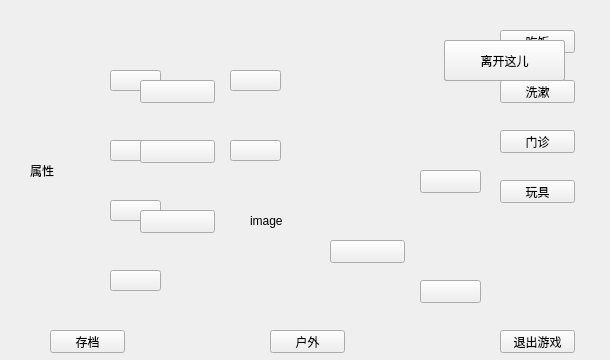
<?xml version="1.0" encoding="UTF-8"?>
<ui version="4.0">
 <class>home</class>
 <widget class="QWidget" name="home">
  <property name="geometry">
   <rect>
    <x>0</x>
    <y>0</y>
    <width>610</width>
    <height>360</height>
   </rect>
  </property>
  <property name="sizePolicy">
   <sizepolicy hsizetype="Fixed" vsizetype="Fixed">
    <horstretch>0</horstretch>
    <verstretch>0</verstretch>
   </sizepolicy>
  </property>
  <property name="minimumSize">
   <size>
    <width>610</width>
    <height>360</height>
   </size>
  </property>
  <property name="maximumSize">
   <size>
    <width>610</width>
    <height>360</height>
   </size>
  </property>
  <property name="windowTitle">
   <string>pet</string>
  </property>
  <widget class="QPushButton" name="exitbutton">
   <property name="geometry">
    <rect>
     <x>500</x>
     <y>330</y>
     <width>75</width>
     <height>23</height>
    </rect>
   </property>
   <property name="cursor">
    <cursorShape>PointingHandCursor</cursorShape>
   </property>
   <property name="styleSheet">
    <string notr="true">border-image: url(:/image/button.png);</string>
   </property>
   <property name="text">
    <string>退出游戏</string>
   </property>
  </widget>
  <widget class="QPushButton" name="outdoorbutton">
   <property name="geometry">
    <rect>
     <x>270</x>
     <y>330</y>
     <width>75</width>
     <height>23</height>
    </rect>
   </property>
   <property name="cursor">
    <cursorShape>PointingHandCursor</cursorShape>
   </property>
   <property name="styleSheet">
    <string notr="true">border-image: url(:/image/button.png);</string>
   </property>
   <property name="text">
    <string>户外</string>
   </property>
  </widget>
  <widget class="QPushButton" name="savebutton">
   <property name="geometry">
    <rect>
     <x>50</x>
     <y>330</y>
     <width>75</width>
     <height>23</height>
    </rect>
   </property>
   <property name="cursor">
    <cursorShape>PointingHandCursor</cursorShape>
   </property>
   <property name="styleSheet">
    <string notr="true">border-image: url(:/image/button.png);</string>
   </property>
   <property name="text">
    <string>存档</string>
   </property>
  </widget>
  <widget class="QWidget" name="widget" native="true">
   <property name="geometry">
    <rect>
     <x>0</x>
     <y>-30</y>
     <width>611</width>
     <height>391</height>
    </rect>
   </property>
   <property name="styleSheet">
    <string notr="true">border-image: url(:/image/homein.gif);</string>
   </property>
  </widget>
  <widget class="QLabel" name="statuslabel">
   <property name="geometry">
    <rect>
     <x>30</x>
     <y>30</y>
     <width>181</width>
     <height>281</height>
    </rect>
   </property>
   <property name="styleSheet">
    <string notr="true">border-image: url(:/image/frame.jpg);
font: 12pt &quot;幼圆&quot;;</string>
   </property>
   <property name="text">
    <string>属性</string>
   </property>
  </widget>
  <widget class="QLabel" name="imagelabel">
   <property name="geometry">
    <rect>
     <x>250</x>
     <y>130</y>
     <width>181</width>
     <height>181</height>
    </rect>
   </property>
   <property name="text">
    <string>image</string>
   </property>
  </widget>
  <widget class="QWidget" name="bathroomwidget" native="true">
   <property name="geometry">
    <rect>
     <x>0</x>
     <y>0</y>
     <width>610</width>
     <height>360</height>
    </rect>
   </property>
   <property name="styleSheet">
    <string notr="true">border-image: url(:/image/bathroom.gif);</string>
   </property>
   <widget class="QPushButton" name="backbutton2">
    <property name="geometry">
     <rect>
      <x>444</x>
      <y>40</y>
      <width>121</width>
      <height>41</height>
     </rect>
    </property>
    <property name="cursor">
     <cursorShape>PointingHandCursor</cursorShape>
    </property>
    <property name="styleSheet">
     <string notr="true">border-image: url(:/image/button.png);</string>
    </property>
    <property name="text">
     <string>离开这儿</string>
    </property>
   </widget>
   <widget class="QLabel" name="label_3">
    <property name="geometry">
     <rect>
      <x>400</x>
      <y>100</y>
      <width>171</width>
      <height>221</height>
     </rect>
    </property>
    <property name="styleSheet">
     <string notr="true">border-image: url(:/image/box.png);</string>
    </property>
    <property name="text">
     <string/>
    </property>
   </widget>
   <widget class="QLabel" name="shampoo">
    <property name="geometry">
     <rect>
      <x>490</x>
      <y>140</y>
      <width>71</width>
      <height>61</height>
     </rect>
    </property>
    <property name="styleSheet">
     <string notr="true">border-image: url(:/image/shampoo.png);</string>
    </property>
    <property name="text">
     <string/>
    </property>
   </widget>
   <widget class="QLabel" name="soap">
    <property name="geometry">
     <rect>
      <x>480</x>
      <y>250</y>
      <width>91</width>
      <height>71</height>
     </rect>
    </property>
    <property name="styleSheet">
     <string notr="true">border-image: url(:/image/soap.png);</string>
    </property>
    <property name="text">
     <string/>
    </property>
   </widget>
   <widget class="QPushButton" name="shampoobutton">
    <property name="geometry">
     <rect>
      <x>420</x>
      <y>170</y>
      <width>61</width>
      <height>23</height>
     </rect>
    </property>
    <property name="cursor">
     <cursorShape>PointingHandCursor</cursorShape>
    </property>
    <property name="styleSheet">
     <string notr="true">border-image: url(:/image/button.png);</string>
    </property>
    <property name="text">
     <string/>
    </property>
   </widget>
   <widget class="QPushButton" name="soapbutton">
    <property name="geometry">
     <rect>
      <x>420</x>
      <y>280</y>
      <width>61</width>
      <height>23</height>
     </rect>
    </property>
    <property name="cursor">
     <cursorShape>PointingHandCursor</cursorShape>
    </property>
    <property name="styleSheet">
     <string notr="true">border-image: url(:/image/button.png);</string>
    </property>
    <property name="text">
     <string/>
    </property>
   </widget>
   <widget class="QLabel" name="textbathroom">
    <property name="geometry">
     <rect>
      <x>180</x>
      <y>30</y>
      <width>181</width>
      <height>101</height>
     </rect>
    </property>
    <property name="styleSheet">
     <string notr="true">border-image: url(:/image/txeta.png);</string>
    </property>
    <property name="text">
     <string/>
    </property>
   </widget>
  </widget>
  <widget class="QWidget" name="restaurantwidget" native="true">
   <property name="geometry">
    <rect>
     <x>0</x>
     <y>0</y>
     <width>610</width>
     <height>360</height>
    </rect>
   </property>
   <property name="styleSheet">
    <string notr="true">border-image: url(:/image/restaurant.gif);</string>
   </property>
   <widget class="QLabel" name="label_2">
    <property name="geometry">
     <rect>
      <x>40</x>
      <y>30</y>
      <width>200</width>
      <height>280</height>
     </rect>
    </property>
    <property name="styleSheet">
     <string notr="true">border-image: url(:/image/box.png);</string>
    </property>
    <property name="text">
     <string/>
    </property>
   </widget>
   <widget class="QPushButton" name="backbutton1">
    <property name="geometry">
     <rect>
      <x>444</x>
      <y>40</y>
      <width>121</width>
      <height>41</height>
     </rect>
    </property>
    <property name="cursor">
     <cursorShape>PointingHandCursor</cursorShape>
    </property>
    <property name="styleSheet">
     <string notr="true">border-image: url(:/image/button.png);</string>
    </property>
    <property name="text">
     <string>离开这儿</string>
    </property>
   </widget>
   <widget class="QLabel" name="beer">
    <property name="geometry">
     <rect>
      <x>30</x>
      <y>10</y>
      <width>81</width>
      <height>101</height>
     </rect>
    </property>
    <property name="styleSheet">
     <string notr="true">border-image: url(:/image/beer.gif);</string>
    </property>
    <property name="text">
     <string/>
    </property>
   </widget>
   <widget class="QLabel" name="apple">
    <property name="geometry">
     <rect>
      <x>160</x>
      <y>40</y>
      <width>71</width>
      <height>81</height>
     </rect>
    </property>
    <property name="styleSheet">
     <string notr="true">border-image: url(:/image/apple.gif);
</string>
    </property>
    <property name="text">
     <string/>
    </property>
   </widget>
   <widget class="QLabel" name="hamburger">
    <property name="geometry">
     <rect>
      <x>170</x>
      <y>120</y>
      <width>51</width>
      <height>61</height>
     </rect>
    </property>
    <property name="styleSheet">
     <string notr="true">border-image: url(:/image/hamburger.gif);</string>
    </property>
    <property name="text">
     <string/>
    </property>
   </widget>
   <widget class="QLabel" name="bbq">
    <property name="geometry">
     <rect>
      <x>40</x>
      <y>110</y>
      <width>61</width>
      <height>61</height>
     </rect>
    </property>
    <property name="styleSheet">
     <string notr="true">border-image: url(:/image/bbq.gif);</string>
    </property>
    <property name="text">
     <string/>
    </property>
   </widget>
   <widget class="QLabel" name="kfc">
    <property name="geometry">
     <rect>
      <x>40</x>
      <y>180</y>
      <width>61</width>
      <height>51</height>
     </rect>
    </property>
    <property name="styleSheet">
     <string notr="true">border-image: url(:/image/kfc.png);</string>
    </property>
    <property name="text">
     <string/>
    </property>
   </widget>
   <widget class="QLabel" name="icecream">
    <property name="geometry">
     <rect>
      <x>50</x>
      <y>240</y>
      <width>41</width>
      <height>61</height>
     </rect>
    </property>
    <property name="styleSheet">
     <string notr="true">border-image: url(:/image/icecream.gif);</string>
    </property>
    <property name="text">
     <string/>
    </property>
   </widget>
   <widget class="QPushButton" name="beerbutton">
    <property name="geometry">
     <rect>
      <x>110</x>
      <y>70</y>
      <width>51</width>
      <height>21</height>
     </rect>
    </property>
    <property name="cursor">
     <cursorShape>PointingHandCursor</cursorShape>
    </property>
    <property name="styleSheet">
     <string notr="true">border-image: url(:/image/button.png);</string>
    </property>
    <property name="text">
     <string/>
    </property>
   </widget>
   <widget class="QPushButton" name="applebutton">
    <property name="geometry">
     <rect>
      <x>230</x>
      <y>70</y>
      <width>51</width>
      <height>21</height>
     </rect>
    </property>
    <property name="cursor">
     <cursorShape>PointingHandCursor</cursorShape>
    </property>
    <property name="styleSheet">
     <string notr="true">border-image: url(:/image/button.png);</string>
    </property>
    <property name="text">
     <string/>
    </property>
   </widget>
   <widget class="QPushButton" name="bbqbutton">
    <property name="geometry">
     <rect>
      <x>110</x>
      <y>140</y>
      <width>51</width>
      <height>21</height>
     </rect>
    </property>
    <property name="cursor">
     <cursorShape>PointingHandCursor</cursorShape>
    </property>
    <property name="styleSheet">
     <string notr="true">border-image: url(:/image/button.png);</string>
    </property>
    <property name="text">
     <string/>
    </property>
   </widget>
   <widget class="QPushButton" name="hamburgerbutton">
    <property name="geometry">
     <rect>
      <x>230</x>
      <y>140</y>
      <width>51</width>
      <height>21</height>
     </rect>
    </property>
    <property name="cursor">
     <cursorShape>PointingHandCursor</cursorShape>
    </property>
    <property name="styleSheet">
     <string notr="true">border-image: url(:/image/button.png);</string>
    </property>
    <property name="text">
     <string/>
    </property>
   </widget>
   <widget class="QPushButton" name="icecreambutton">
    <property name="geometry">
     <rect>
      <x>110</x>
      <y>270</y>
      <width>51</width>
      <height>21</height>
     </rect>
    </property>
    <property name="cursor">
     <cursorShape>PointingHandCursor</cursorShape>
    </property>
    <property name="styleSheet">
     <string notr="true">border-image: url(:/image/button.png);</string>
    </property>
    <property name="text">
     <string/>
    </property>
   </widget>
   <widget class="QPushButton" name="kfcbutton">
    <property name="geometry">
     <rect>
      <x>110</x>
      <y>200</y>
      <width>51</width>
      <height>21</height>
     </rect>
    </property>
    <property name="cursor">
     <cursorShape>PointingHandCursor</cursorShape>
    </property>
    <property name="styleSheet">
     <string notr="true">border-image: url(:/image/button.png);</string>
    </property>
    <property name="text">
     <string/>
    </property>
   </widget>
   <widget class="QLabel" name="textrestaurant">
    <property name="geometry">
     <rect>
      <x>410</x>
      <y>100</y>
      <width>181</width>
      <height>101</height>
     </rect>
    </property>
    <property name="styleSheet">
     <string notr="true">border-image: url(:/image/txetb.png);</string>
    </property>
    <property name="text">
     <string/>
    </property>
   </widget>
  </widget>
  <widget class="QPushButton" name="restaurantbutton">
   <property name="geometry">
    <rect>
     <x>500</x>
     <y>30</y>
     <width>75</width>
     <height>23</height>
    </rect>
   </property>
   <property name="cursor">
    <cursorShape>PointingHandCursor</cursorShape>
   </property>
   <property name="styleSheet">
    <string notr="true">border-image: url(:/image/button.png);</string>
   </property>
   <property name="text">
    <string>吃饭</string>
   </property>
  </widget>
  <widget class="QPushButton" name="bathroombutton">
   <property name="geometry">
    <rect>
     <x>500</x>
     <y>80</y>
     <width>75</width>
     <height>23</height>
    </rect>
   </property>
   <property name="cursor">
    <cursorShape>PointingHandCursor</cursorShape>
   </property>
   <property name="styleSheet">
    <string notr="true">border-image: url(:/image/button.png);</string>
   </property>
   <property name="text">
    <string>洗漱</string>
   </property>
  </widget>
  <widget class="QWidget" name="hospitalwidget" native="true">
   <property name="geometry">
    <rect>
     <x>0</x>
     <y>0</y>
     <width>610</width>
     <height>360</height>
    </rect>
   </property>
   <property name="styleSheet">
    <string notr="true">border-image: url(:/image/hospital.gif);</string>
   </property>
   <widget class="QLabel" name="label_4">
    <property name="geometry">
     <rect>
      <x>290</x>
      <y>120</y>
      <width>161</width>
      <height>201</height>
     </rect>
    </property>
    <property name="styleSheet">
     <string notr="true">border-image: url(:/image/box.png);</string>
    </property>
    <property name="text">
     <string/>
    </property>
   </widget>
   <widget class="QPushButton" name="backbutton3">
    <property name="geometry">
     <rect>
      <x>444</x>
      <y>40</y>
      <width>121</width>
      <height>41</height>
     </rect>
    </property>
    <property name="cursor">
     <cursorShape>PointingHandCursor</cursorShape>
    </property>
    <property name="styleSheet">
     <string notr="true">border-image: url(:/image/button.png);</string>
    </property>
    <property name="text">
     <string>离开这儿</string>
    </property>
   </widget>
   <widget class="QLabel" name="medicine">
    <property name="geometry">
     <rect>
      <x>330</x>
      <y>150</y>
      <width>91</width>
      <height>91</height>
     </rect>
    </property>
    <property name="styleSheet">
     <string notr="true">border-image: url(:/image/medicine.png);</string>
    </property>
    <property name="text">
     <string/>
    </property>
   </widget>
   <widget class="QPushButton" name="medicinebutton">
    <property name="geometry">
     <rect>
      <x>330</x>
      <y>240</y>
      <width>75</width>
      <height>23</height>
     </rect>
    </property>
    <property name="cursor">
     <cursorShape>PointingHandCursor</cursorShape>
    </property>
    <property name="styleSheet">
     <string notr="true">border-image: url(:/image/button.png);</string>
    </property>
    <property name="text">
     <string/>
    </property>
   </widget>
   <widget class="QLabel" name="texthospital">
    <property name="geometry">
     <rect>
      <x>40</x>
      <y>30</y>
      <width>181</width>
      <height>101</height>
     </rect>
    </property>
    <property name="styleSheet">
     <string notr="true">border-image: url(:/image/txeta.png);</string>
    </property>
    <property name="text">
     <string/>
    </property>
   </widget>
  </widget>
  <widget class="QPushButton" name="hospitalbutton">
   <property name="geometry">
    <rect>
     <x>500</x>
     <y>130</y>
     <width>75</width>
     <height>23</height>
    </rect>
   </property>
   <property name="cursor">
    <cursorShape>PointingHandCursor</cursorShape>
   </property>
   <property name="styleSheet">
    <string notr="true">border-image: url(:/image/button.png);</string>
   </property>
   <property name="text">
    <string>门诊</string>
   </property>
  </widget>
  <widget class="QPushButton" name="toybutton">
   <property name="geometry">
    <rect>
     <x>500</x>
     <y>180</y>
     <width>75</width>
     <height>23</height>
    </rect>
   </property>
   <property name="cursor">
    <cursorShape>PointingHandCursor</cursorShape>
   </property>
   <property name="styleSheet">
    <string notr="true">border-image: url(:/image/button.png);</string>
   </property>
   <property name="text">
    <string>玩具</string>
   </property>
  </widget>
  <widget class="QWidget" name="toywidget" native="true">
   <property name="geometry">
    <rect>
     <x>0</x>
     <y>0</y>
     <width>610</width>
     <height>360</height>
    </rect>
   </property>
   <property name="styleSheet">
    <string notr="true">border-image: url(:/image/toy.jpg);</string>
   </property>
   <widget class="QLabel" name="label">
    <property name="geometry">
     <rect>
      <x>40</x>
      <y>30</y>
      <width>200</width>
      <height>280</height>
     </rect>
    </property>
    <property name="styleSheet">
     <string notr="true">border-image: url(:/image/box.png);</string>
    </property>
    <property name="text">
     <string/>
    </property>
   </widget>
   <widget class="QPushButton" name="backbutton4">
    <property name="geometry">
     <rect>
      <x>444</x>
      <y>40</y>
      <width>121</width>
      <height>41</height>
     </rect>
    </property>
    <property name="cursor">
     <cursorShape>PointingHandCursor</cursorShape>
    </property>
    <property name="styleSheet">
     <string notr="true">border-image: url(:/image/button.png);</string>
    </property>
    <property name="text">
     <string>离开这儿</string>
    </property>
   </widget>
   <widget class="QPushButton" name="ballbutton">
    <property name="geometry">
     <rect>
      <x>140</x>
      <y>80</y>
      <width>75</width>
      <height>23</height>
     </rect>
    </property>
    <property name="cursor">
     <cursorShape>PointingHandCursor</cursorShape>
    </property>
    <property name="styleSheet">
     <string notr="true">border-image: url(:/image/button.png);</string>
    </property>
    <property name="text">
     <string/>
    </property>
   </widget>
   <widget class="QPushButton" name="planebutton">
    <property name="geometry">
     <rect>
      <x>140</x>
      <y>140</y>
      <width>75</width>
      <height>23</height>
     </rect>
    </property>
    <property name="cursor">
     <cursorShape>PointingHandCursor</cursorShape>
    </property>
    <property name="styleSheet">
     <string notr="true">border-image: url(:/image/button.png);</string>
    </property>
    <property name="text">
     <string/>
    </property>
   </widget>
   <widget class="QPushButton" name="bearbutton">
    <property name="geometry">
     <rect>
      <x>140</x>
      <y>210</y>
      <width>75</width>
      <height>23</height>
     </rect>
    </property>
    <property name="cursor">
     <cursorShape>PointingHandCursor</cursorShape>
    </property>
    <property name="styleSheet">
     <string notr="true">border-image: url(:/image/button.png);</string>
    </property>
    <property name="text">
     <string/>
    </property>
   </widget>
   <widget class="QLabel" name="bear">
    <property name="geometry">
     <rect>
      <x>60</x>
      <y>160</y>
      <width>71</width>
      <height>81</height>
     </rect>
    </property>
    <property name="styleSheet">
     <string notr="true">border-image: url(:/image/bear.png);</string>
    </property>
    <property name="text">
     <string/>
    </property>
   </widget>
   <widget class="QLabel" name="plane">
    <property name="geometry">
     <rect>
      <x>70</x>
      <y>110</y>
      <width>51</width>
      <height>61</height>
     </rect>
    </property>
    <property name="styleSheet">
     <string notr="true">border-image: url(:/image/plane.png);</string>
    </property>
    <property name="text">
     <string/>
    </property>
   </widget>
   <widget class="QLabel" name="ball">
    <property name="geometry">
     <rect>
      <x>60</x>
      <y>50</y>
      <width>61</width>
      <height>51</height>
     </rect>
    </property>
    <property name="styleSheet">
     <string notr="true">border-image: url(:/image/ball.gif);</string>
    </property>
    <property name="text">
     <string/>
    </property>
   </widget>
   <widget class="QLabel" name="texttoy">
    <property name="geometry">
     <rect>
      <x>390</x>
      <y>100</y>
      <width>181</width>
      <height>101</height>
     </rect>
    </property>
    <property name="styleSheet">
     <string notr="true">border-image: url(:/image/txetb.png);</string>
    </property>
    <property name="text">
     <string/>
    </property>
   </widget>
  </widget>
  <zorder>widget</zorder>
  <zorder>statuslabel</zorder>
  <zorder>imagelabel</zorder>
  <zorder>restaurantbutton</zorder>
  <zorder>bathroombutton</zorder>
  <zorder>hospitalbutton</zorder>
  <zorder>toybutton</zorder>
  <zorder>outdoorbutton</zorder>
  <zorder>hospitalwidget</zorder>
  <zorder>bathroomwidget</zorder>
  <zorder>restaurantwidget</zorder>
  <zorder>toywidget</zorder>
  <zorder>savebutton</zorder>
  <zorder>exitbutton</zorder>
 </widget>
 <resources/>
 <connections/>
</ui>
